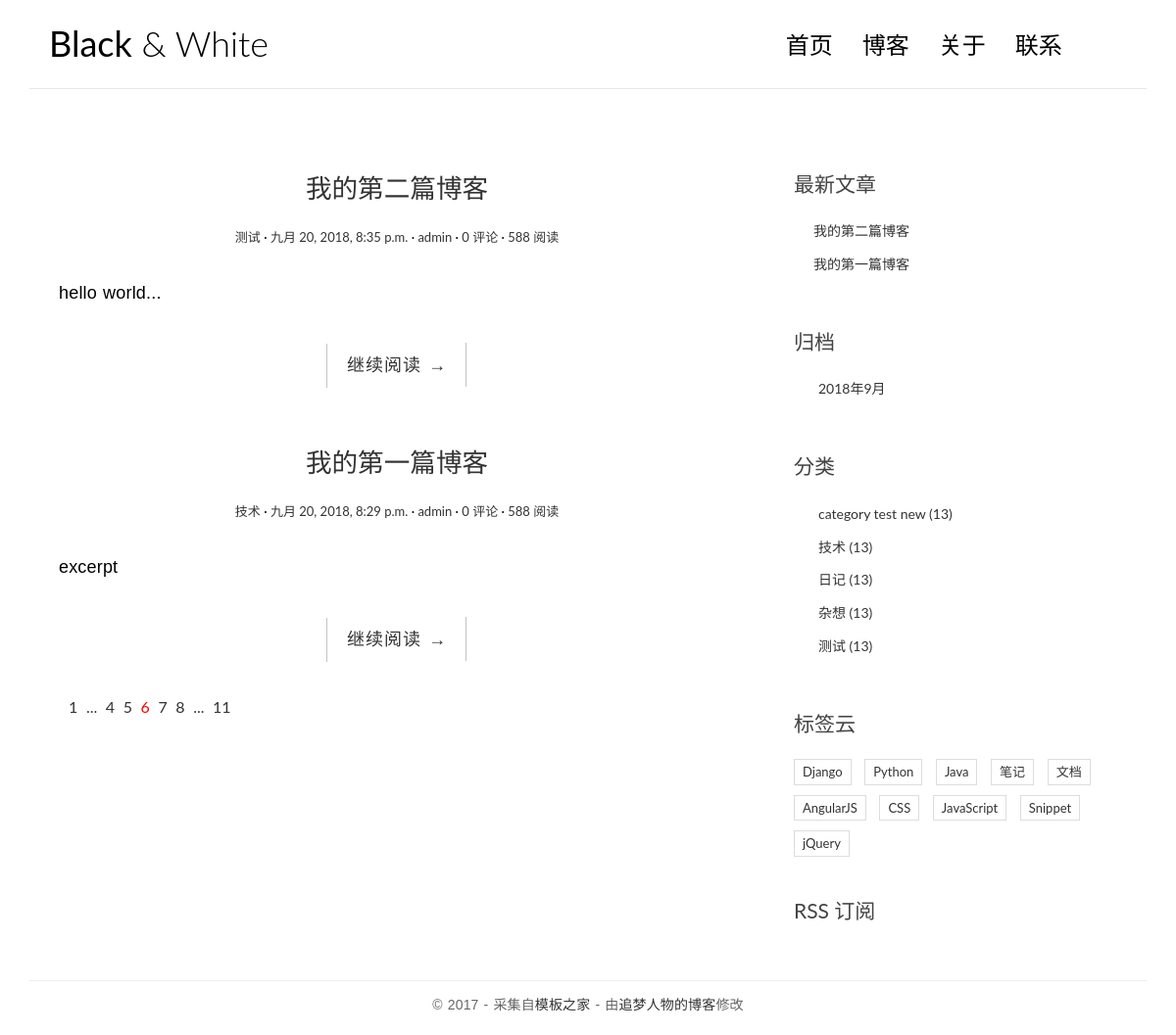
/, run on an earlier commit of the app's database.
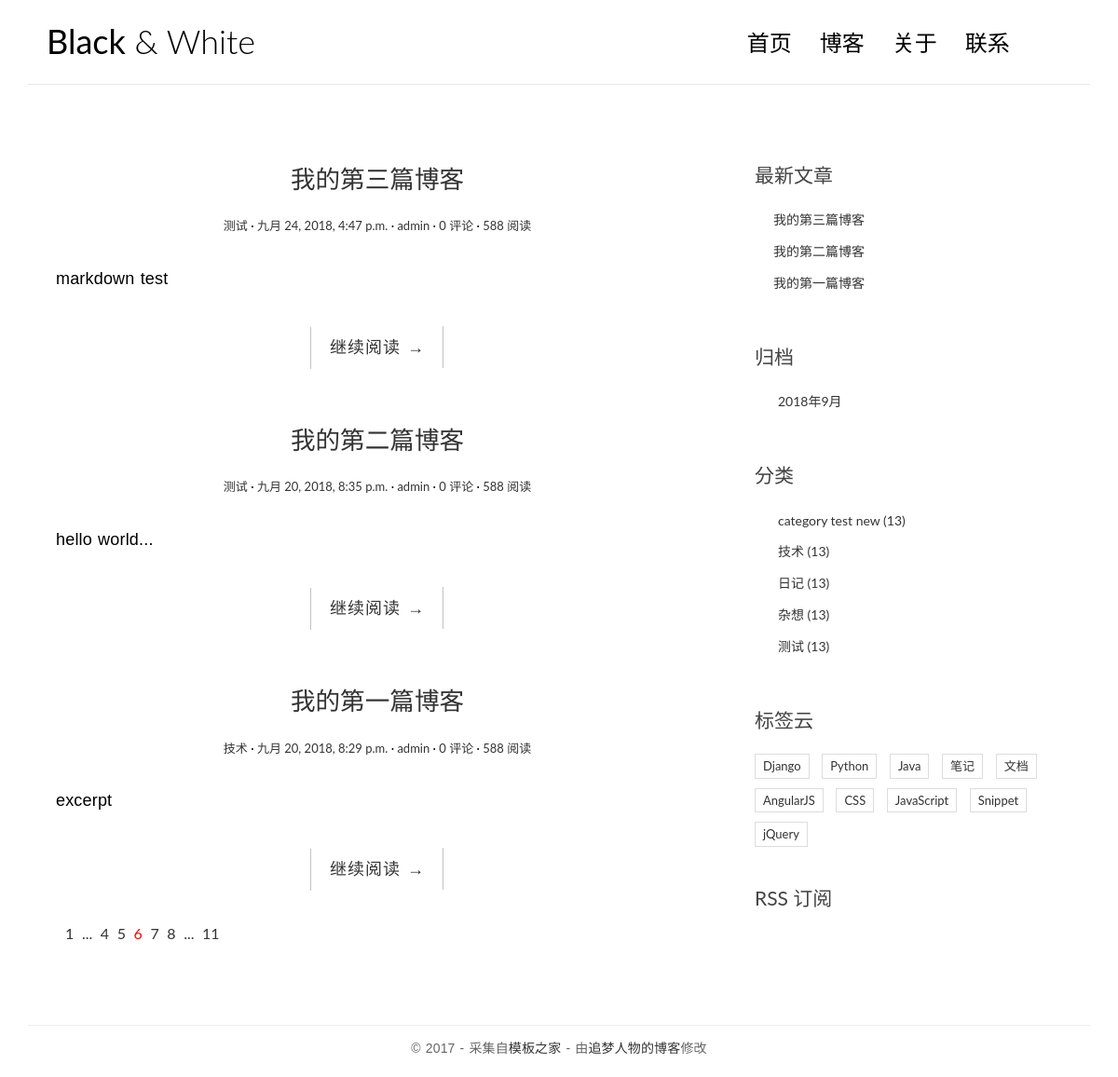
And on a later commit of the database.
### blog/models.py (models this page shows, shortened)
class Post(models.Model):
    title = models.CharField(max_length=100)
    body = models.TextField()
    create_time = models.DateTimeField()
    modified_time = models.DateTimeField()
    excerpt = models.CharField(max_length=200,blank = True)
    category = models.ForeignKey(Category, on_delete=models.CASCADE)
    tag = models.ManyToManyField(Tag, blank = True)
    author = models.ForeignKey(User, on_delete=models.CASCADE)
    def get_absolute_url(self):
        return reverse('blog:detail',kwargs = {'pk':self.pk})
    class Meta:
        ordering = ['-create_time','title']

class Category(models.Model):
    name = models.CharField(max_length=100)
    def __str__(self):
        return self.name

### blog/views.py (the view)
# urls.py: url(r'^$',views.index,name = 'index'),
def index(request):
    post_list = Post.objects.all()
    return render(request,'blog/index.html',context = {'post_list':post_list})

### blog/templatetags/blog_tags.py (called while the page is built)
@register.simple_tag
def get_recent_posts(num=5):
    return Post.objects.all().order_by('-create_time')[:num]

@register.simple_tag
def get_archives():
    return Post.objects.dates('create_time','month',order = 'DESC')

@register.simple_tag
def get_categories():
    return Category.objects.all()

### templates/blog/index.html
{% extends 'base.html'%}
{% block main %}
    {% for post in post_list %}
        <article class="post post-{{ post.pk }}">
            <header sclass="entry-header">
                <h1 class="entry-title">
                    <a href="{{ post.get_absolute_url }}">{{post.title}}</a>
                </h1>
                <div class="entry-meta">
                    <span class="post-category"><a href="{% url 'blog:category' post.category.pk %}">{{post.category}}</a></span>
                    <span class="post-date"><a href="#"><time class="entry-date"
                                                                datetime="{{post.create_time}}">{{post.create_time}}</time></a></span>
                    <span class="post-author"><a href="#">{{post.author}}</a></span>
                    <span class="comments-link"><a href="{{ post.get_absolute_url }}">{{ post.comment_set.count }} 评论</a></span>
                    <span class="views-count"><a href="#">588 阅读</a></span>
                </div>
            </header>
            <div class="entry-content clearfix">
                <p>{{post.excerpt}}</p>
                <div class="read-more cl-effect-14">
                    <a href="{{ post.get_absolute_url }}" class="more-link">继续阅读 <span class="meta-nav">→</span></a>
                </div>
            </div>
        </article>
    {% empty %}
        <div class = "no-post">暂时还没有发布文章！</div>
    {% endfor %}
        <div class="pagination">
            <ul>
                <li><a href="">1</a></li>
                <li><a href="">...</a></li>
                <li><a href="">4</a></li>
                <li><a href="">5</a></li>
                <li class="current"><a href="">6</a></li>
                <li><a href="">7</a></li>
                <li><a href="">8</a></li>
                <li><a href="">...</a></li>
                <li><a href="">11</a></li>
            </ul>
        </div>
{% endblock main %}

### templates/base.html (shortened to what the changed rows need)
{% load staticfiles %}
{% load blog_tags %}
<!DOCTYPE html>
<html>
<head>
    <link rel="stylesheet" href="{% static 'blog/css/bootstrap.min.css' %}">
    <link rel="stylesheet" href="http://code.ionicframework.com/ionicons/2.0.1/css/ionicons.min.css">
    <link rel="stylesheet" href="{% static 'blog/css/pace.css' %}">
    <link rel="stylesheet" href="{% static 'blog/css/custom.css' %}">
</head>
<body>
<div class="container">
    <header id="site-header">
        <div class="row">
            <div class="col-md-4 col-sm-5 col-xs-8">
                <div class="logo">
                    <h1><a href="{% url 'blog:index'%}"><b>Black</b> &amp; White</a></h1>
                </div>
            </div>
        </div>
    </header>
</div>
<div class="content-body">
    <div class="container">
        <div class="row">
            <main class="col-md-8">
                {% block main %}
                {% endblock main %}
            </main>
            <aside class="col-md-4">
                <div class="widget widget-recent-posts">
                    {% get_recent_posts as recent_post_list %}
                    <ul>
                        {% for post in recent_post_list %}
                        <li>
                            <a href="{{ post.get_absolute_url }}">{{post.title}}</a>
                        </li>
                        {% empty %}
                        暂无文章！
                        {% endfor %}
                    </ul>
                </div>
                <div class="widget widget-archives">
                    {% get_archives as date_list %}
                    <ul>
                        {% for date in date_list%}
                        <li>
                            <a href="{% url 'blog:archives' date.year date.month %}">{{ date.year }}年{{ date.month }}月</a>
                        </li>
                        {% empty %}
                        暂无文章！
                        {% endfor %}
                    </ul>
                </div>
                <div class="widget widget-category">
                    {% get_categories as category_list %}
                    <ul>
                        {% for category in category_list %}
                        <li>
                            <a href="{% url 'blog:category' category.pk %}">{{category.name}} <span class="post-count">(13)</span></a>
                        </li>
                        {% empty %}
                        暂无文章！
                        {% endfor %}
                    </ul>
                </div>
            </aside>
        </div>
    </div>
</div>
</body>
</html>

What changed in the data, as far as the page shows it:
added Post: title "我的第三篇博客", category "测试", create_time "九月 24, 2018, 4:47 p.m.", author "admin", comment_set.count "0", excerpt "markdown test"
